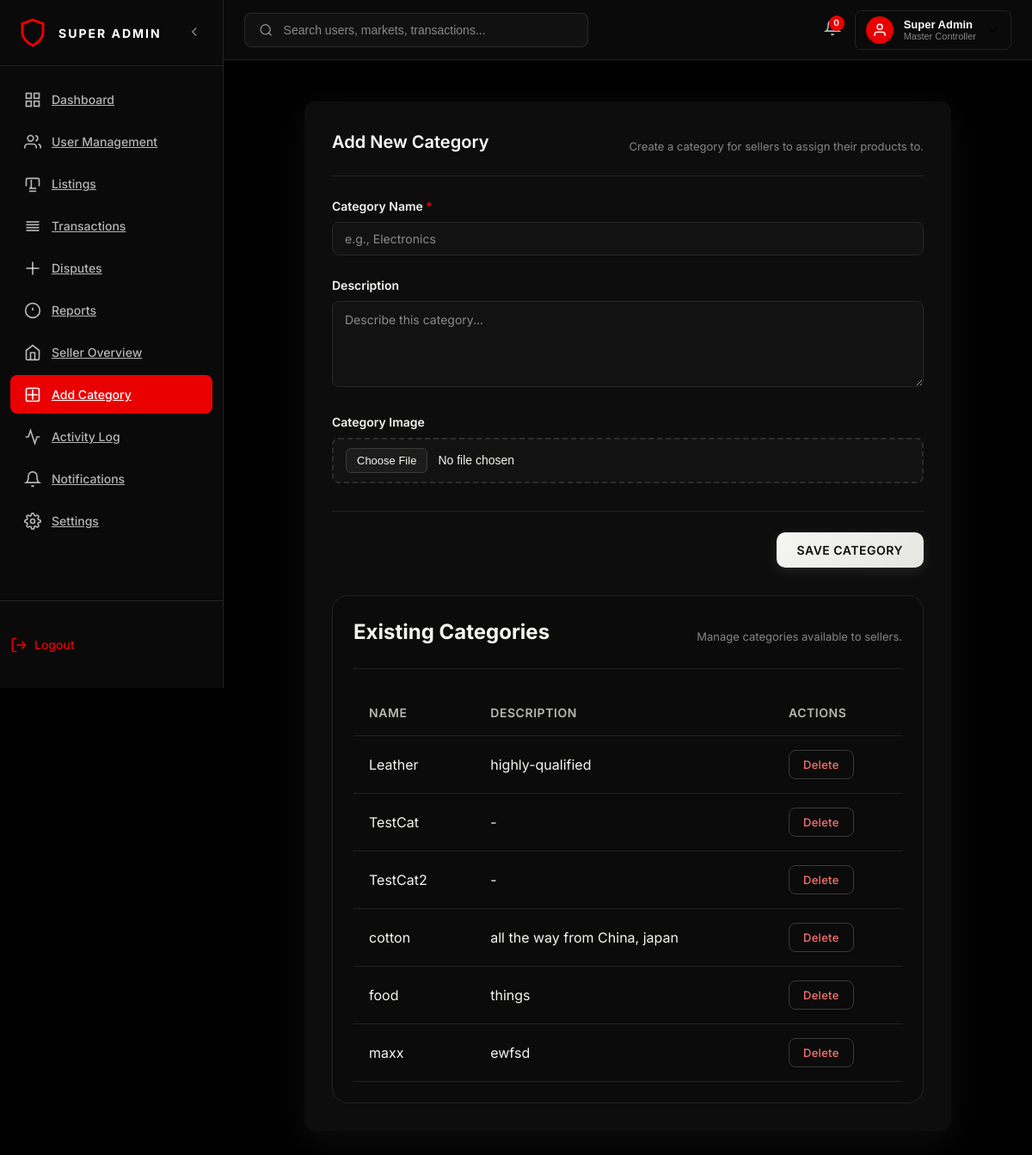
The app's page /add-category/ (signed in), older data.
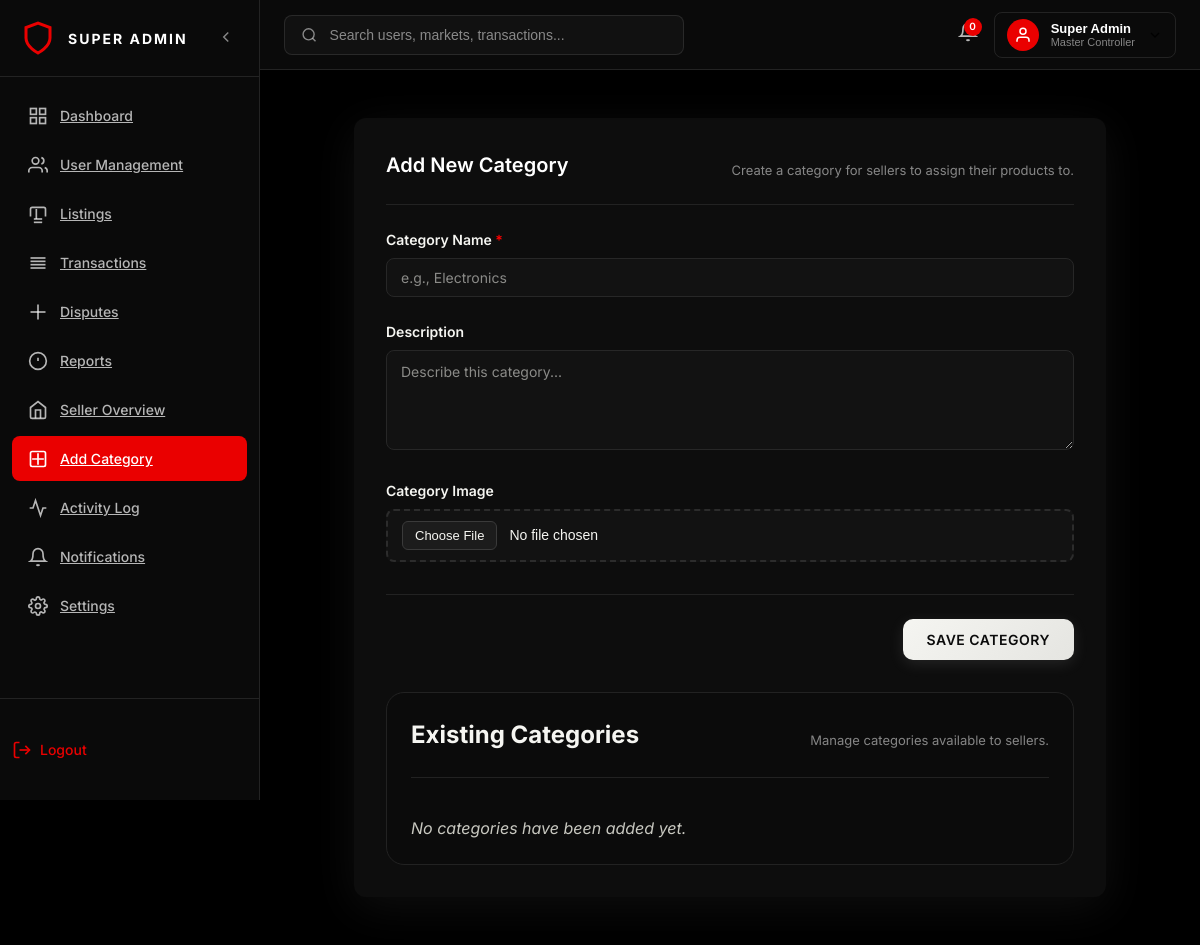
The same page, newer data.
### multi/models.py (models this page shows, shortened)
class Category(models.Model):
    name = models.CharField(max_length=255, unique=True)
    slug = models.SlugField(max_length=255, unique=True, blank=True)
    description = models.TextField(blank=True, null=True)
    image = models.ImageField(upload_to='category_images/', blank=True, null=True)
    created_at = models.DateTimeField(auto_now_add=True)

### multi/views.py (the view, shortened to what this page needs)
# urls.py: path('add-category/', views.add_category, name='add_category'),
@super_admin_required
def add_category(request):
    categories = Category.objects.all().order_by('name')
    return render(request, 'super_admin/add-category.html', {
        'categories': categories,
    })

### multi/context_processors.py (called while the page is built, shortened)
def seller_context(request):
    notifications = []
    notification_count = 0
    if request.user.is_authenticated:
        orders = OrderItem.objects.filter(product__seller=request.user)
        for order in orders:
            order.check_expiry()
        if request.user.is_superuser:
            messages = ContactMessage.objects.filter(status='unread').order_by('-created_at')[:5]
            notification_count = messages.count()
        return {
            'pending_orders': orders.filter(status='Pending').count(),
            'dashboard_notifications': notifications,
            'dashboard_notifications_count': notification_count,
        }
    return {
        'pending_orders': 0,
        'dashboard_notifications': [],
        'dashboard_notifications_count': 0,
    }

### multi/utils.py (called while the page is built)
def super_admin_required(view_func):
    @wraps(view_func)
    def _wrapped_view(request, *args, **kwargs):
        if not request.user.is_authenticated or not request.user.is_superuser:
            return redirect('home')  # or login page
        return view_func(request, *args, **kwargs)
    return _wrapped_view

### multi/templates/super_admin/add-category.html (shortened to what this page needs)
{% extends 'super_admin/admin_base.html' %}
{% load static %}
{% block add_category_active %}active{% endblock %}
{% block content %}
<div class="page-content">
    <div class="form-container">
        <form method="POST" enctype="multipart/form-data" action="{% url 'add_category' %}">
            <section class="form-section">
                <div class="section-header">
                    <h2 class="section-title">Add New Category</h2>
                    <p class="section-subtitle">Create a category for sellers to assign their products to.</p>
                </div>
                <div class="form-group">
                    <label class="form-label" for="categoryName">Category Name <span style="color:red">*</span></label>
                    <input type="text" id="categoryName" name="name" class="form-input" placeholder="e.g., Electronics" required>
                </div>
                <div class="form-group">
                    <label class="form-label" for="categoryDescription">Description</label>
                    <textarea id="categoryDescription" name="description" class="form-textarea" rows="3" placeholder="Describe this category..."></textarea>
                </div>
                <div class="form-group">
                    <label class="form-label" for="categoryImageInput">Category Image</label>
                    <input type="file" name="image" class="file-input" accept="image/*" id="categoryImageInput">
                </div>
            </section>
            <div class="form-actions">
                <button type="submit" class="btn btn-primary">Save Category</button>
            </div>
        </form>
        <div class="category-list-card">
            <div class="section-header">
                <h3 class="section-title">Existing Categories</h3>
                <p class="section-subtitle">Manage categories available to sellers.</p>
            </div>
            {% if categories %}
            <div class="category-table-wrapper">
                <table class="category-table">
                    <thead>
                        <tr>
                            <th>Name</th>
                            <th>Description</th>
                            <th>Actions</th>
                        </tr>
                    </thead>
                    <tbody>
                        {% for category in categories %}
                        <tr>
                            <td>{{ category.name }}</td>
                            <td>{{ category.description|default:'-' }}</td>
                            <td>
                                <form method="POST" action="{% url 'delete_category' category.id %}" class="delete-form">
                                    <button type="submit" class="btn btn-secondary btn-delete">Delete</button>
                                </form>
                            </td>
                        </tr>
                        {% endfor %}
                    </tbody>
                </table>
            </div>
            {% else %}
            <p class="no-categories">No categories have been added yet.</p>
            {% endif %}
        </div>
    </div>
</div>
{% endblock %}

Row changes from the older to the newer data that the page shows:
removed Category: name "Leather", description "highly-qualified"
removed Category: name "TestCat", description "-"
removed Category: name "TestCat2", description "-"
removed Category: name "cotton", description "all the way from China, japan"
removed Category: name "food", description "things"
removed Category: name "maxx", description "ewfsd"
Text that changed along with them:
text no longer shown: "NAME DESCRIPTION ACTIONS"
text now shown: "No categories have been added yet."
